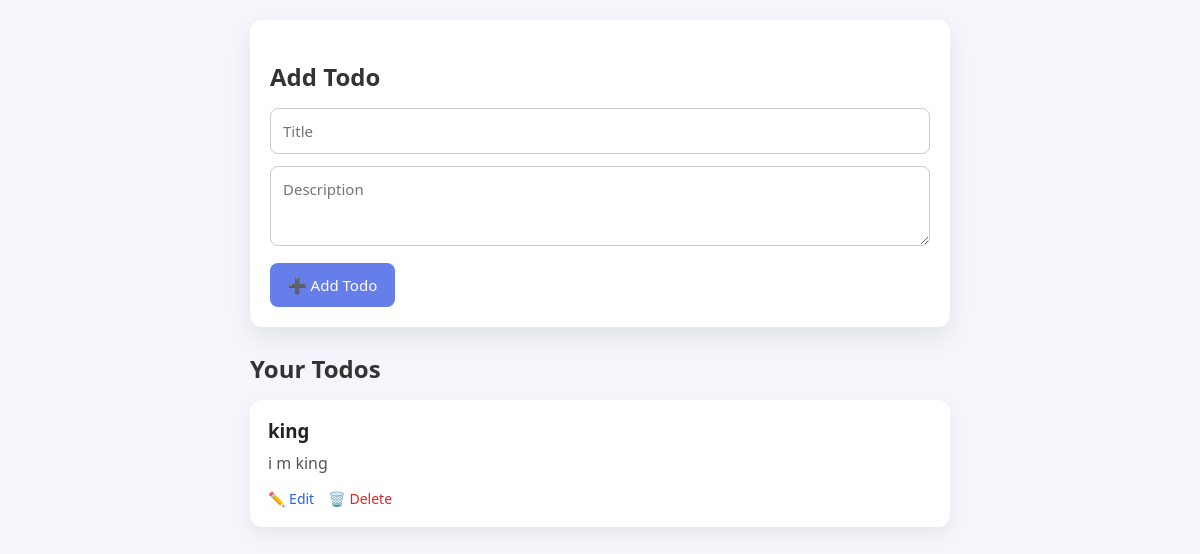
The page /todo/ (signed in) on the database as committed earlier.
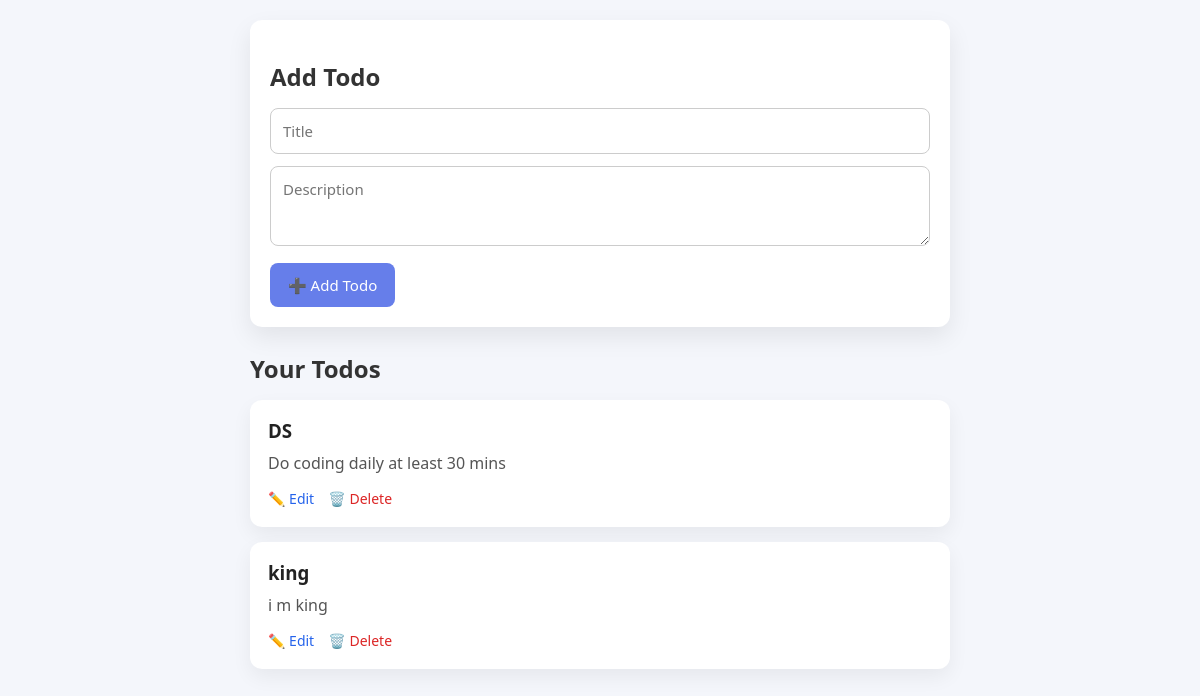
The same page on the database as committed later.
### app/models.py (models this page shows)
class Todo(models.Model):
    srno=models.AutoField(primary_key=True,auto_created=True)
    title = models.CharField(max_length=50)
    describtion= models.TextField()
    user = models.ForeignKey(User, on_delete=models.CASCADE)
    date = models.DateField(auto_now_add=True)

### app/views.py (the view, shortened to what this page needs)
# urls.py: path('todo/',Todoview),
@login_required
def Todoview(request):
    res = Todo.objects.filter(user=request.user).order_by('-date')
    return render(request, 'todo.html', {'res': res})

### templates/todo.html (shortened to what this page needs)
{% load static %}
<!DOCTYPE html>
<html lang="en">
<head>
  <link  rel="stylesheet" type="text/css" href="{% static 'todo.css' %}">
</head>
<body>
  <div class="container">
    <div class="card">
      <h2>Add Todo</h2>
      <form method="POST">
        <input type="text" name="title" placeholder="Title" required>
        <textarea name="describtion" placeholder="Description" required></textarea>
        <button type="submit">➕ Add Todo</button>
      </form>
    </div>
    <h2>Your Todos</h2>
    {% for todo in res %}
      <div class="todo-item">
        <h3>{{ todo.title }}</h3>
        <p>{{ todo.describtion }}</p>
        <div class="actions">
          <a href="{% url 'edit_todo' todo.srno %}" class="edit">✏️ Edit</a>
          <a href="{% url 'delete_todo' todo.srno %}"
             class="delete"
             onclick="return confirm('Delete this todo?')">🗑️ Delete</a>
        </div>
      </div>
    {% empty %}
      <p class="empty">No todos yet. Add your first one 🚀</p>
    {% endfor %}
  </div>
</body>
</html>

### static/todo.css (style rules this page uses)
* { box-sizing: border-box; font-family: "Segoe UI", Tahoma, sans-serif; }
body { margin: 0; min-height: 100vh; background: #f4f6fb; display: flex; justify-content: center; padding: 20px; }
.container { width: 100%; max-width: 700px; }
h2 { margin-bottom: 15px; color: #333; }
.card { background: #fff; padding: 20px; border-radius: 12px; box-shadow: 0 10px 25px rgba(0,0,0,0.08); margin-bottom: 25px; }
.card input, .card textarea { width: 100%; padding: 12px; margin-bottom: 12px; border-radius: 8px; border: 1px solid #ccc; font-size: 15px; outline: none; }
.card textarea { resize: vertical; min-height: 80px; }
.card button { background: #667eea; color: #fff; border: none; padding: 12px 18px; border-radius: 8px; font-size: 15px; cursor: pointer; transition: background 0.3s; }
.todo-item { background: #fff; padding: 18px; border-radius: 12px; box-shadow: 0 8px 20px rgba(0,0,0,0.06); margin-bottom: 15px; }
.todo-item h3 { margin: 0 0 8px; color: #222; }
.todo-item p { margin: 0 0 12px; color: #555; line-height: 1.5; }
.actions a { text-decoration: none; margin-right: 10px; font-size: 14px; font-weight: 500; }
.actions a.edit { color: #2563eb; }
.actions a.delete { color: #dc2626; }

Rows that differ between the two databases and show on the page:
added Todo: title "DS", describtion "Do coding daily at least 30 mins"
